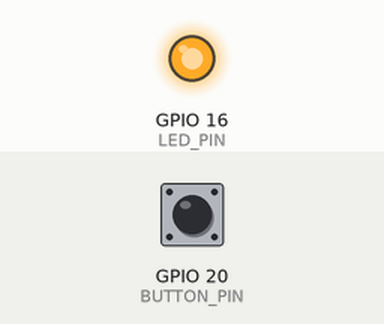
Recording of a program running on a simulated Raspberry Pi (BCM pin numbers). On the bench: output pins drawn as LEDs (lit = HIGH). The test bench sets the inputs (shaded band); at power-on: GPIO 20 (BUTTON_PIN) HIGH.

Above: at 1.2 s.
1.3 s: GPIO 20 (BUTTON_PIN) pulled LOW for 0.15 s
At 1.4 s:
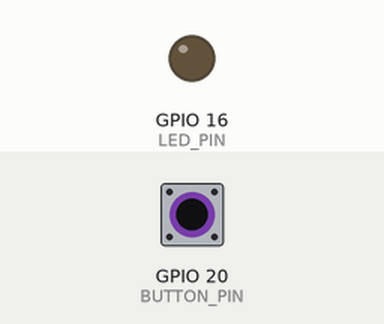
3.0 s: GPIO 20 (BUTTON_PIN) pulled LOW for 3.2 s
At 6.5 s:
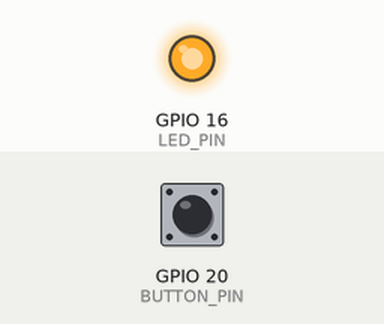
Timing chart, 0 to 8.0 s (numbered marks = the images above; inputs shaded):
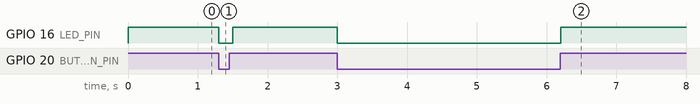

Measured:
- after the input at 1.3 s, GPIO 16 (LED_PIN): HIGH → LOW at once, → HIGH 0.20 s later
- after the input at 3.0 s, GPIO 16 (LED_PIN): HIGH → LOW at once, → HIGH 3.2 s later

The program:

led_button.py
```python
from time import sleep
import RPi.GPIO as GPIO

LED_PIN = 16
BUTTON_PIN = 20

GPIO.setmode(GPIO.BCM)
GPIO.setup(LED_PIN, GPIO.OUT)
GPIO.setup(BUTTON_PIN, GPIO.IN, pull_up_down=GPIO.PUD_UP)

try:
    while True:
        GPIO.output(LED_PIN, GPIO.input(BUTTON_PIN))
        sleep(0.1)
finally:
    GPIO.output(LED_PIN, False)
    GPIO.cleanup()
```
